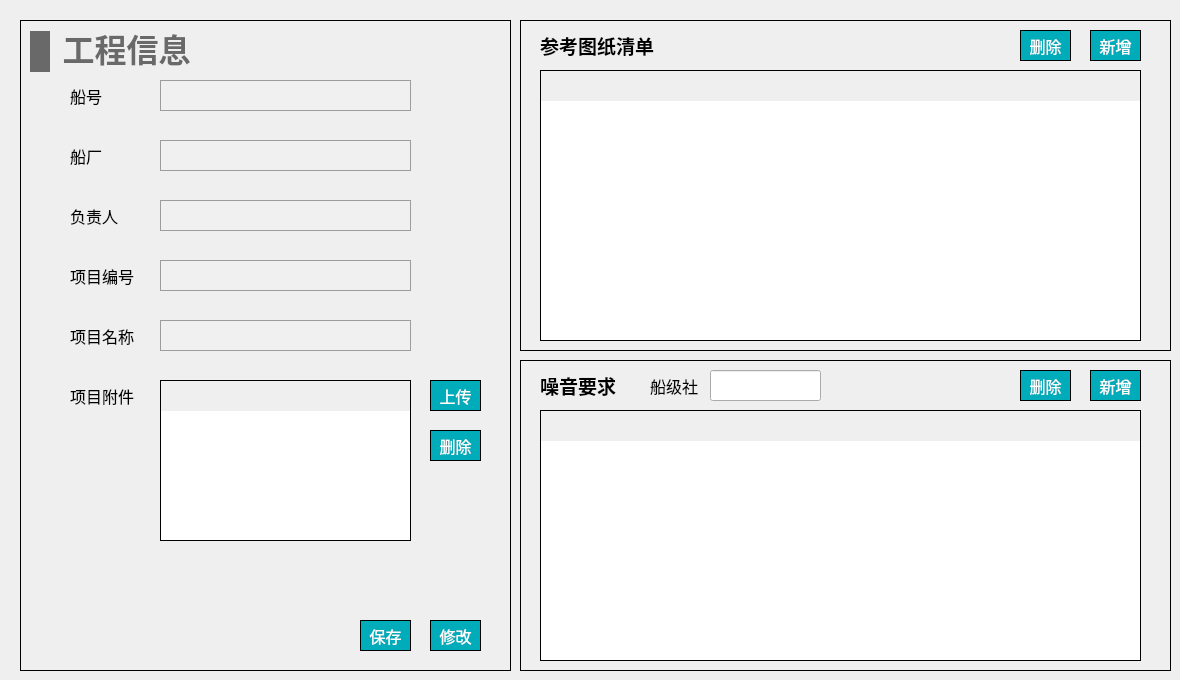
   <widget class="QWidget" name="page_prj_info">
    <widget class="QWidget" name="widget_prj_info" native="true">
     <property name="geometry">
      <rect>
       <x>20</x>
       <y>20</y>
       <width>491</width>
       <height>651</height>
      </rect>
     </property>
     <property name="styleSheet">
      <string notr="true">#widget_prj_info
{
border: 1px solid #000000;
}</string>
     </property>
     <widget class="QLabel" name="label_4">
      <property name="geometry">
       <rect>
        <x>50</x>
        <y>60</y>
        <width>71</width>
        <height>31</height>
       </rect>
      </property>
      <property name="font">
       <font>
        <family>黑体</family>
        <pointsize>12</pointsize>
       </font>
      </property>
      <property name="text">
       <string>船号</string>
      </property>
      <property name="alignment">
       <set>Qt::AlignLeading|Qt::AlignLeft|Qt::AlignVCenter</set>
      </property>
     </widget>
     <widget class="QLabel" name="label_5">
      <property name="geometry">
       <rect>
        <x>50</x>
        <y>120</y>
        <width>71</width>
        <height>31</height>
       </rect>
      </property>
      <property name="font">
       <font>
        <family>黑体</family>
        <pointsize>12</pointsize>
       </font>
      </property>
      <property name="text">
       <string>船厂</string>
      </property>
      <property name="alignment">
       <set>Qt::AlignLeading|Qt::AlignLeft|Qt::AlignVCenter</set>
      </property>
     </widget>
     <widget class="QLabel" name="label_6">
      <property name="geometry">
       <rect>
        <x>50</x>
        <y>180</y>
        <width>71</width>
        <height>31</height>
       </rect>
      </property>
      <property name="font">
       <font>
        <family>黑体</family>
        <pointsize>12</pointsize>
       </font>
      </property>
      <property name="text">
       <string>负责人</string>
      </property>
      <property name="alignment">
       <set>Qt::AlignLeading|Qt::AlignLeft|Qt::AlignVCenter</set>
      </property>
     </widget>
     <widget class="QLabel" name="label_7">
      <property name="geometry">
       <rect>
        <x>50</x>
        <y>300</y>
        <width>71</width>
        <height>31</height>
       </rect>
      </property>
      <property name="font">
       <font>
        <family>黑体</family>
        <pointsize>12</pointsize>
       </font>
      </property>
      <property name="text">
       <string>项目名称</string>
      </property>
      <property name="alignment">
       <set>Qt::AlignLeading|Qt::AlignLeft|Qt::AlignVCenter</set>
      </property>
     </widget>
     <widget class="QLineEdit" name="lineEdit_boat_num">
      <property name="geometry">
       <rect>
        <x>140</x>
        <y>60</y>
        <width>251</width>
        <height>31</height>
       </rect>
      </property>
      <property name="font">
       <font>
        <family>Microsoft YaHei</family>
        <pointsize>10</pointsize>
       </font>
      </property>
      <property name="styleSheet">
       <string notr="true">background-color: rgb(240, 240, 240);
border: 1px solid #9C9C9C;</string>
      </property>
      <property name="readOnly">
       <bool>true</bool>
      </property>
     </widget>
     <widget class="QLineEdit" name="lineEdit_shipyard">
      <property name="geometry">
       <rect>
        <x>140</x>
        <y>120</y>
        <width>251</width>
        <height>31</height>
       </rect>
      </property>
      <property name="font">
       <font>
        <family>Microsoft YaHei</family>
        <pointsize>10</pointsize>
       </font>
      </property>
      <property name="styleSheet">
       <string notr="true">background-color: rgb(240, 240, 240);
border: 1px solid #9C9C9C;</string>
      </property>
      <property name="readOnly">
       <bool>true</bool>
      </property>
     </widget>
     <widget class="QLineEdit" name="lineEdit_principal">
      <property name="geometry">
       <rect>
        <x>140</x>
        <y>180</y>
        <width>251</width>
        <height>31</height>
       </rect>
      </property>
      <property name="font">
       <font>
        <family>Microsoft YaHei</family>
        <pointsize>10</pointsize>
       </font>
      </property>
      <property name="styleSheet">
       <string notr="true">background-color: rgb(240, 240, 240);
border: 1px solid #9C9C9C;</string>
      </property>
      <property name="readOnly">
       <bool>true</bool>
      </property>
     </widget>
     <widget class="QLineEdit" name="lineEdit_prj_name">
      <property name="geometry">
       <rect>
        <x>140</x>
        <y>300</y>
        <width>251</width>
        <height>31</height>
       </rect>
      </property>
      <property name="font">
       <font>
        <family>Microsoft YaHei</family>
        <pointsize>10</pointsize>
       </font>
      </property>
      <property name="styleSheet">
       <string notr="true">background-color: rgb(240, 240, 240);
border: 1px solid #9C9C9C;</string>
      </property>
      <property name="readOnly">
       <bool>true</bool>
      </property>
     </widget>
     <widget class="QLabel" name="label_8">
      <property name="geometry">
       <rect>
        <x>50</x>
        <y>240</y>
        <width>71</width>
        <height>31</height>
       </rect>
      </property>
      <property name="font">
       <font>
        <family>黑体</family>
        <pointsize>12</pointsize>
       </font>
      </property>
      <property name="text">
       <string>项目编号</string>
      </property>
      <property name="alignment">
       <set>Qt::AlignLeading|Qt::AlignLeft|Qt::AlignVCenter</set>
      </property>
     </widget>
     <widget class="QLineEdit" name="lineEdit_prj_num">
      <property name="geometry">
       <rect>
        <x>140</x>
        <y>240</y>
        <width>251</width>
        <height>31</height>
       </rect>
      </property>
      <property name="font">
       <font>
        <family>Microsoft YaHei</family>
        <pointsize>10</pointsize>
       </font>
      </property>
      <property name="styleSheet">
       <string notr="true">background-color: rgb(240, 240, 240);
border: 1px solid #9C9C9C;</string>
      </property>
      <property name="readOnly">
       <bool>true</bool>
      </property>
     </widget>
     <widget class="QLabel" name="label_9">
      <property name="geometry">
       <rect>
        <x>50</x>
        <y>360</y>
        <width>71</width>
        <height>31</height>
       </rect>
      </property>
      <property name="font">
       <font>
        <family>黑体</family>
        <pointsize>12</pointsize>
       </font>
      </property>
      <property name="text">
       <string>项目附件</string>
      </property>
      <property name="alignment">
       <set>Qt::AlignLeading|Qt::AlignLeft|Qt::AlignVCenter</set>
      </property>
     </widget>
     <widget class="QPushButton" name="pushButton_prj_revise">
      <property name="geometry">
       <rect>
        <x>410</x>
        <y>600</y>
        <width>51</width>
        <height>31</height>
       </rect>
      </property>
      <property name="font">
       <font>
        <family>黑体</family>
        <pointsize>12</pointsize>
       </font>
      </property>
      <property name="styleSheet">
       <string notr="true">QPushButton
{
	color:#ffffff; /*文字颜色*/
    background-color: #00ACB9;/*背景色*/
    border-radius:0px; /*边框倒角*/
	border: 1px solid #000000;
}


QPushButton:hover 
{
background-color: rgb(0,142,153);
color: white;
}</string>
      </property>
      <property name="text">
       <string>修改</string>
      </property>
     </widget>
     <widget class="QWidget" name="layoutWidget">
      <property name="geometry">
       <rect>
        <x>10</x>
        <y>10</y>
        <width>169</width>
        <height>43</height>
       </rect>
      </property>
      <layout class="QHBoxLayout" name="horizontalLayout_14">
       <item>
        <widget class="QLabel" name="label_2">
         <property name="minimumSize">
          <size>
           <width>20</width>
           <height>41</height>
          </size>
         </property>
         <property name="maximumSize">
          <size>
           <width>20</width>
           <height>41</height>
          </size>
         </property>
         <property name="styleSheet">
          <string notr="true">QLabel { 
border: none; 
background-color : rgb(105, 105, 105);
}</string>
         </property>
         <property name="text">
          <string/>
         </property>
        </widget>
       </item>
       <item>
        <widget class="QLabel" name="label_3">
         <property name="minimumSize">
          <size>
           <width>141</width>
           <height>41</height>
          </size>
         </property>
         <property name="maximumSize">
          <size>
           <width>141</width>
           <height>41</height>
          </size>
         </property>
         <property name="font">
          <font>
           <family>Microsoft YaHei</family>
           <pointsize>24</pointsize>
           <bold>true</bold>
          </font>
         </property>
         <property name="styleSheet">
          <string notr="true">QLabel { 
border: none; 
color : rgb(105, 105, 105);
}</string>
         </property>
         <property name="text">
          <string>工程信息</string>
         </property>
         <property name="alignment">
          <set>Qt::AlignBottom|Qt::AlignHCenter</set>
         </property>
        </widget>
       </item>
      </layout>
     </widget>
     <widget class="QPushButton" name="pushButton_prj_save">
      <property name="geometry">
       <rect>
        <x>340</x>
        <y>600</y>
        <width>51</width>
        <height>31</height>
       </rect>
      </property>
      <property name="font">
       <font>
        <family>黑体</family>
        <pointsize>12</pointsize>
       </font>
      </property>
      <property name="styleSheet">
       <string notr="true">QPushButton
{
	color:#ffffff; /*文字颜色*/
    background-color: #00ACB9;/*背景色*/
    border-radius:0px; /*边框倒角*/
	border: 1px solid #000000;
}


QPushButton:hover 
{
background-color: rgb(0,142,153);
color: white;
}</string>
      </property>
      <property name="text">
       <string>保存</string>
      </property>
     </widget>
     <widget class="QPushButton" name="pushButton_project_attachment_add">
      <property name="geometry">
       <rect>
        <x>410</x>
        <y>360</y>
        <width>51</width>
        <height>31</height>
       </rect>
      </property>
      <property name="font">
       <font>
        <family>黑体</family>
        <pointsize>12</pointsize>
       </font>
      </property>
      <property name="styleSheet">
       <string notr="true">QPushButton
{
	color:#ffffff; /*文字颜色*/
    background-color: #00ACB9;/*背景色*/
    border-radius:0px; /*边框倒角*/
	border: 1px solid #000000;
}


QPushButton:hover 
{
background-color: rgb(0,142,153);
color: white;
}</string>
      </property>
      <property name="text">
       <string>上传</string>
      </property>
     </widget>
     <widget class="QPushButton" name="pushButton_project_attachment_del">
      <property name="geometry">
       <rect>
        <x>410</x>
        <y>410</y>
        <width>51</width>
        <height>31</height>
       </rect>
      </property>
      <property name="font">
       <font>
        <family>黑体</family>
        <pointsize>12</pointsize>
       </font>
      </property>
      <property name="styleSheet">
       <string notr="true">QPushButton
{
	color:#ffffff; /*文字颜色*/
    background-color: #00ACB9;/*背景色*/
    border-radius:0px; /*边框倒角*/
	border: 1px solid #000000;
}


QPushButton:hover 
{
background-color: rgb(0,142,153);
color: white;
}</string>
      </property>
      <property name="text">
       <string>删除</string>
      </property>
     </widget>
     <widget class="QTableWidget" name="tableWidget_project_attachment">
      <property name="geometry">
       <rect>
        <x>140</x>
        <y>360</y>
        <width>251</width>
        <height>161</height>
       </rect>
      </property>
      <property name="styleSheet">
       <string notr="true">/*设置标题(包括垂直+水平的)*/
QHeaderView
{							
	
	font-size: 15px;				/*字大小*/
	font-family: '黑体';
	/*border: 1px solid #B4B4B4;*/
	border:none;
    /*border-bottom: 2px solid #999999; */		/*下边框颜色*/
    /*background: #9DC6E6;*/				/*背景浅蓝色*/ 
	min-height:30px;
	text-align: center;	       
}


/*设置标题(水平的)*/
QHeaderView::section:horizontal { 					
        border: 1px solid #AFAFAF; 			/*间隔颜色*/
	    border-bottom: 2px solid #999999; 							
        color: black;
        background: #9DC6E6;
}

/*设置鼠标停留状态*/
QHeaderView::section:horizontal:hover 
{			
        color: black;							/*字体白色*/
        background: #82AFC9;				/*背景深蓝色*/
}

/*设置鼠标按下状态*/
QHeaderView::section:horizontal:pressed 
{			
        color: black;
        background: #82AFC9;
		border-bottom: 3px solid #037BFC;				
}


QTableWidget 
{
		font-size: 14px;				/*10榜*/				
		color : black;				
        border: 1px solid #000000;		
        background: white;
        gridline-color: #E0E0E0;	
        text-align: center;	
        outline:0px;			/*禁止焦点*/
}

/*设置选中的视图项*/
QTableWidget::item:selected
{				    
		border: 2px solid #0398FC;	
        color : black;				
}</string>
      </property>
     </widget>
    </widget>
    <widget class="QWidget" name="widget_noi_limit" native="true">
     <property name="geometry">
      <rect>
       <x>520</x>
       <y>360</y>
       <width>651</width>
       <height>311</height>
      </rect>
     </property>
     <property name="styleSheet">
      <string notr="true">#widget_noi_limit
{
border: 1px solid #000000;
}</string>
     </property>
     <widget class="QLabel" name="label_24">
      <property name="geometry">
       <rect>
        <x>20</x>
        <y>10</y>
        <width>81</width>
        <height>31</height>
       </rect>
      </property>
      <property name="font">
       <font>
        <family>Microsoft YaHei</family>
        <pointsize>14</pointsize>
        <bold>true</bold>
       </font>
      </property>
      <property name="text">
       <string>噪音要求</string>
      </property>
     </widget>
     <widget class="QLabel" name="label_25">
      <property name="geometry">
       <rect>
        <x>130</x>
        <y>10</y>
        <width>51</width>
        <height>31</height>
       </rect>
      </property>
      <property name="font">
       <font>
        <family>黑体</family>
        <pointsize>12</pointsize>
       </font>
      </property>
      <property name="text">
       <string>船级社</string>
      </property>
     </widget>
     <widget class="QLineEdit" name="lineEdit">
      <property name="geometry">
       <rect>
        <x>190</x>
        <y>10</y>
        <width>111</width>
        <height>31</height>
       </rect>
      </property>
      <property name="font">
       <font>
        <family>Microsoft YaHei</family>
        <pointsize>10</pointsize>
       </font>
      </property>
     </widget>
     <widget class="QTableWidget" name="tableWidget_noi_limit">
      <property name="geometry">
       <rect>
        <x>20</x>
        <y>50</y>
        <width>601</width>
        <height>251</height>
       </rect>
      </property>
      <property name="font">
       <font>
        <family>黑体</family>
        <pointsize>-1</pointsize>
       </font>
      </property>
      <property name="styleSheet">
       <string notr="true">/*设置标题(包括垂直+水平的)*/
QHeaderView
{							
	
	font-size: 15px;				/*字大小*/
	font-family: '黑体';
	/*border: 1px solid #B4B4B4;*/
	border:none;
    /*border-bottom: 2px solid #999999; */		/*下边框颜色*/
    /*background: #9DC6E6;*/				/*背景浅蓝色*/ 
	min-height:30px;
	text-align: center;	       
}


/*设置标题(水平的)*/
QHeaderView::section:horizontal { 					
        border: 1px solid #AFAFAF; 			/*间隔颜色*/
	    border-bottom: 2px solid #999999; 							
        color: black;
        background: #9DC6E6;
}

/*设置鼠标停留状态*/
QHeaderView::section:horizontal:hover 
{			
        color: black;							/*字体白色*/
        background: #82AFC9;				/*背景深蓝色*/
}

/*设置鼠标按下状态*/
QHeaderView::section:horizontal:pressed 
{			
        color: black;
        background: #82AFC9;
		border-bottom: 3px solid #037BFC;				
}


QTableWidget 
{
		font-size: 14px;				/*10榜*/				
		color : black;				
        border: 1px solid #000000;		
        background: white;
        gridline-color: #E0E0E0;	
        text-align: center;	
        outline:0px;			/*禁止焦点*/
}

/*设置选中的视图项*/
QTableWidget::item:selected
{				    
		border: 2px solid #0398FC;	
        color : black;				
}</string>
      </property>
     </widget>
     <widget class="QPushButton" name="pushButton_noi_limit_del">
      <property name="geometry">
       <rect>
        <x>500</x>
        <y>10</y>
        <width>51</width>
        <height>31</height>
       </rect>
      </property>
      <property name="font">
       <font>
        <family>黑体</family>
        <pointsize>12</pointsize>
       </font>
      </property>
      <property name="styleSheet">
       <string notr="true">QPushButton
{
	color:#ffffff; /*文字颜色*/
    background-color: #00ACB9;/*背景色*/
    border-radius:0px; /*边框倒角*/
	border: 1px solid #000000;
}


QPushButton:hover 
{
background-color: rgb(0,142,153);
color: white;
}</string>
      </property>
      <property name="text">
       <string>删除</string>
      </property>
     </widget>
     <widget class="QPushButton" name="pushButton_noi_limit_add">
      <property name="geometry">
       <rect>
        <x>570</x>
        <y>10</y>
        <width>51</width>
        <height>31</height>
       </rect>
      </property>
      <property name="font">
       <font>
        <family>黑体</family>
        <pointsize>12</pointsize>
       </font>
      </property>
      <property name="styleSheet">
       <string notr="true">QPushButton
{
	color:#ffffff; /*文字颜色*/
    background-color: #00ACB9;/*背景色*/
    border-radius:0px; /*边框倒角*/
	border: 1px solid #000000;
}


QPushButton:hover 
{
background-color: rgb(0,142,153);
color: white;
}</string>
      </property>
      <property name="text">
       <string>新增</string>
      </property>
     </widget>
    </widget>
    <widget class="QWidget" name="widget_drawing_list_table" native="true">
     <property name="geometry">
      <rect>
       <x>520</x>
       <y>20</y>
       <width>651</width>
       <height>331</height>
      </rect>
     </property>
     <property name="styleSheet">
      <string notr="true">#widget_drawing_list_table
{
border: 1px solid #000000;
}</string>
     </property>
     <widget class="QLabel" name="label_91">
      <property name="geometry">
       <rect>
        <x>20</x>
        <y>10</y>
        <width>131</width>
        <height>31</height>
       </rect>
      </property>
      <property name="font">
       <font>
        <family>Microsoft YaHei</family>
        <pointsize>14</pointsize>
        <bold>true</bold>
       </font>
      </property>
      <property name="text">
       <string>参考图纸清单</string>
      </property>
     </widget>
     <widget class="QTableWidget" name="tableWidget_drawing_list">
      <property name="geometry">
       <rect>
        <x>20</x>
        <y>50</y>
        <width>601</width>
        <height>271</height>
       </rect>
      </property>
      <property name="styleSheet">
       <string notr="true">/*设置标题(包括垂直+水平的)*/
QHeaderView
{							
	
	font-size: 15px;				/*字大小*/
	font-family: '黑体';
	/*border: 1px solid #B4B4B4;*/
	border:none;
    /*border-bottom: 2px solid #999999; */		/*下边框颜色*/
    /*background: #9DC6E6;*/				/*背景浅蓝色*/ 
	min-height:30px;
	text-align: center;	       
}


/*设置标题(水平的)*/
QHeaderView::section:horizontal { 					
        border: 1px solid #AFAFAF; 			/*间隔颜色*/
	    border-bottom: 2px solid #999999; 							
        color: black;
        background: #9DC6E6;
}

/*设置鼠标停留状态*/
QHeaderView::section:horizontal:hover 
{			
        color: black;							/*字体白色*/
        background: #82AFC9;				/*背景深蓝色*/
}

/*设置鼠标按下状态*/
QHeaderView::section:horizontal:pressed 
{			
        color: black;
        background: #82AFC9;
		border-bottom: 3px solid #037BFC;				
}


QTableWidget 
{
		font-size: 14px;				/*10榜*/				
		color : black;				
        border: 1px solid #000000;		
        background: white;
        gridline-color: #E0E0E0;	
        text-align: center;	
        outline:0px;			/*禁止焦点*/
}

/*设置选中的视图项*/
QTableWidget::item:selected
{				    
		border: 2px solid #0398FC;	
        color : black;				
}</string>
      </property>
     </widget>
     <widget class="QPushButton" name="pushButton_drawing_list_del">
      <property name="geometry">
       <rect>
        <x>500</x>
        <y>10</y>
        <width>51</width>
        <height>31</height>
       </rect>
      </property>
      <property name="font">
       <font>
        <family>黑体</family>
        <pointsize>12</pointsize>
       </font>
      </property>
      <property name="styleSheet">
       <string notr="true">QPushButton
{
	color:#ffffff; /*文字颜色*/
    background-color: #00ACB9;/*背景色*/
    border-radius:0px; /*边框倒角*/
	border: 1px solid #000000;
}


QPushButton:hover 
{
background-color: rgb(0,142,153);
color: white;
}</string>
      </property>
      <property name="text">
       <string>删除</string>
      </property>
     </widget>
     <widget class="QPushButton" name="pushButton_drawing_list_add">
      <property name="geometry">
       <rect>
        <x>570</x>
        <y>10</y>
        <width>51</width>
        <height>31</height>
       </rect>
      </property>
      <property name="font">
       <font>
        <family>黑体</family>
        <pointsize>12</pointsize>
       </font>
      </property>
      <property name="styleSheet">
       <string notr="true">QPushButton
{
	color:#ffffff; /*文字颜色*/
    background-color: #00ACB9;/*背景色*/
    border-radius:0px; /*边框倒角*/
	border: 1px solid #000000;
}


QPushButton:hover 
{
background-color: rgb(0,142,153);
color: white;
}</string>
      </property>
      <property name="text">
       <string>新增</string>
      </property>
     </widget>
    </widget>
   </widget>
